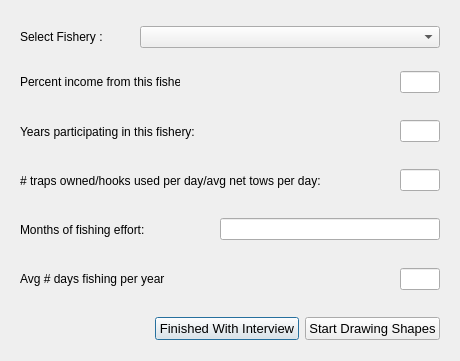
<ui version="4.0" >
 <author>Aaron Racicot</author>
 <class>SelectFishery</class>
 <widget class="QDialog" name="SelectFishery" >
  <property name="geometry" >
   <rect>
    <x>0</x>
    <y>0</y>
    <width>460</width>
    <height>361</height>
   </rect>
  </property>
  <property name="windowTitle" >
   <string>OpenOceanMap - Select Fishery</string>
  </property>
  <layout class="QVBoxLayout" name="verticalLayout" >
   <item>
    <layout class="QHBoxLayout" name="horizontalLayout_3" >
     <item>
      <widget class="QWidget" native="1" name="widget" >
       <layout class="QHBoxLayout" >
        <property name="spacing" >
         <number>6</number>
        </property>
        <property name="leftMargin" >
         <number>9</number>
        </property>
        <property name="topMargin" >
         <number>9</number>
        </property>
        <property name="rightMargin" >
         <number>9</number>
        </property>
        <property name="bottomMargin" >
         <number>0</number>
        </property>
        <item>
         <widget class="QLabel" name="fishery_text" >
          <property name="minimumSize" >
           <size>
            <width>100</width>
            <height>0</height>
           </size>
          </property>
          <property name="maximumSize" >
           <size>
            <width>100</width>
            <height>16777215</height>
           </size>
          </property>
          <property name="text" >
           <string>Select Fishery :</string>
          </property>
         </widget>
        </item>
        <item>
         <spacer name="horizontalSpacer_2" >
          <property name="orientation" >
           <enum>Qt::Horizontal</enum>
          </property>
          <property name="sizeHint" stdset="0" >
           <size>
            <width>40</width>
            <height>20</height>
           </size>
          </property>
         </spacer>
        </item>
        <item>
         <widget class="QComboBox" name="fishery_comboBox" >
          <property name="minimumSize" >
           <size>
            <width>300</width>
            <height>0</height>
           </size>
          </property>
          <property name="maximumSize" >
           <size>
            <width>300</width>
            <height>16777215</height>
           </size>
          </property>
          <item>
           <property name="text" >
            <string/>
           </property>
          </item>
          <item>
           <property name="text" >
            <string>Albacore Tuna - Troll (Jig)</string>
           </property>
          </item>
          <item>
           <property name="text" >
            <string>Dungeness Crab - Trap</string>
           </property>
          </item>
          <item>
           <property name="text" >
            <string>Flatfish – Hook and Line</string>
           </property>
          </item>
          <item>
           <property name="text" >
            <string>Groundfish - Midwater Trawl Pre RCA</string>
           </property>
          </item>
          <item>
           <property name="text" >
            <string>Groundfish - Midwater Trawl Post RCA</string>
           </property>
          </item>
          <item>
           <property name="text" >
            <string>Groundfish - Bottom Trawl Pre RCA</string>
           </property>
          </item>
          <item>
           <property name="text" >
            <string>Groundfish - Bottom Trawl Post RCA</string>
           </property>
          </item>
          <item>
           <property name="text" >
            <string>Groundfish - Longline Pre RCA (LE)</string>
           </property>
          </item>
          <item>
           <property name="text" >
            <string>Groundfish - Longline Post RCA (LE)</string>
           </property>
          </item>
          <item>
           <property name="text" >
            <string>Groundfish - Hook and Line Pre RCA (LE)</string>
           </property>
          </item>
          <item>
           <property name="text" >
            <string>Groundfish - Hook and Line Post RCA (LE)</string>
           </property>
          </item>
          <item>
           <property name="text" >
            <string>Groundfish - Trap Pre RCA (LE)</string>
           </property>
          </item>
          <item>
           <property name="text" >
            <string>Groundfish - Trap Post RCA (LE)</string>
           </property>
          </item>
          <item>
           <property name="text" >
            <string>Groundfish - Longline Pre RCA (OA)</string>
           </property>
          </item>
          <item>
           <property name="text" >
            <string>Groundfish - Longline Post RCA (OA)</string>
           </property>
          </item>
          <item>
           <property name="text" >
            <string>Groundfish - Hook and Line Pre RCA (OA)</string>
           </property>
          </item>
          <item>
           <property name="text" >
            <string>Groundfish - Hook and Line Post RCA (OA)</string>
           </property>
          </item>
          <item>
           <property name="text" >
            <string>Groundfish - Trap Pre RCA (OA)</string>
           </property>
          </item>
          <item>
           <property name="text" >
            <string>Groundfish - Trap Post RCA (OA)</string>
           </property>
          </item>
          <item>
           <property name="text" >
            <string>Hagfish – Trap</string>
           </property>
          </item>
          <item>
           <property name="text" >
            <string>Halibut – Longline</string>
           </property>
          </item>
          <item>
           <property name="text" >
            <string>Pink Shrimp – Trawl</string>
           </property>
          </item>
          <item>
           <property name="text" >
            <string>Salmon – Troll</string>
           </property>
          </item>
          <item>
           <property name="text" >
            <string>Sardine - Net (Seine)</string>
           </property>
          </item>
          <item>
           <property name="text" >
            <string>Shrimp/Prawn – Trap</string>
           </property>
          </item>
          <item>
           <property name="text" >
            <string>Urchin - Dive</string>
           </property>
          </item>
          <item>
           <property name="text" >
            <string>Other</string>
           </property>
          </item>
         </widget>
        </item>
       </layout>
      </widget>
     </item>
    </layout>
   </item>
   <item>
    <layout class="QHBoxLayout" name="horizontalLayout_5" >
     <item>
      <widget class="QWidget" native="1" name="widget_3" >
       <layout class="QHBoxLayout" name="horizontalLayout_4" >
        <item>
         <widget class="QLabel" name="label" >
          <property name="minimumSize" >
           <size>
            <width>160</width>
            <height>0</height>
           </size>
          </property>
          <property name="maximumSize" >
           <size>
            <width>160</width>
            <height>16777215</height>
           </size>
          </property>
          <property name="text" >
           <string>Percent income from this fishery:</string>
          </property>
         </widget>
        </item>
        <item>
         <spacer name="horizontalSpacer_3" >
          <property name="orientation" >
           <enum>Qt::Horizontal</enum>
          </property>
          <property name="sizeHint" stdset="0" >
           <size>
            <width>40</width>
            <height>20</height>
           </size>
          </property>
         </spacer>
        </item>
        <item>
         <widget class="QLineEdit" name="fish_perc_income" >
          <property name="minimumSize" >
           <size>
            <width>40</width>
            <height>0</height>
           </size>
          </property>
          <property name="maximumSize" >
           <size>
            <width>40</width>
            <height>16777215</height>
           </size>
          </property>
         </widget>
        </item>
       </layout>
       <zorder>fish_perc_income</zorder>
       <zorder>label</zorder>
       <zorder>horizontalSpacer_3</zorder>
      </widget>
     </item>
    </layout>
   </item>
   <item>
    <layout class="QHBoxLayout" name="horizontalLayout_7" >
     <item>
      <widget class="QWidget" native="1" name="widget_4" >
       <layout class="QHBoxLayout" name="horizontalLayout_8" >
        <item>
         <widget class="QLabel" name="label_3" >
          <property name="minimumSize" >
           <size>
            <width>200</width>
            <height>0</height>
           </size>
          </property>
          <property name="maximumSize" >
           <size>
            <width>200</width>
            <height>16777215</height>
           </size>
          </property>
          <property name="text" >
           <string>Years participating in this fishery:</string>
          </property>
         </widget>
        </item>
        <item>
         <spacer name="horizontalSpacer_3" >
          <property name="orientation" >
           <enum>Qt::Horizontal</enum>
          </property>
          <property name="sizeHint" stdset="0" >
           <size>
            <width>40</width>
            <height>20</height>
           </size>
          </property>
         </spacer>
        </item>
        <item>
         <widget class="QLineEdit" name="fish_yrs_partic" >
          <property name="minimumSize" >
           <size>
            <width>40</width>
            <height>0</height>
           </size>
          </property>
          <property name="maximumSize" >
           <size>
            <width>40</width>
            <height>16777215</height>
           </size>
          </property>
         </widget>
        </item>
       </layout>
      </widget>
     </item>
    </layout>
   </item>
   <item>
    <layout class="QHBoxLayout" name="horizontalLayout_13" >
     <item>
      <widget class="QWidget" native="1" name="widget_7" >
       <layout class="QHBoxLayout" name="horizontalLayout_14" >
        <item>
         <widget class="QLabel" name="label_6" >
          <property name="minimumSize" >
           <size>
            <width>300</width>
            <height>0</height>
           </size>
          </property>
          <property name="maximumSize" >
           <size>
            <width>300</width>
            <height>16777215</height>
           </size>
          </property>
          <property name="text" >
           <string># traps owned/hooks used per day/avg net tows per day:</string>
          </property>
         </widget>
        </item>
        <item>
         <spacer name="horizontalSpacer_3" >
          <property name="orientation" >
           <enum>Qt::Horizontal</enum>
          </property>
          <property name="sizeHint" stdset="0" >
           <size>
            <width>40</width>
            <height>20</height>
           </size>
          </property>
         </spacer>
        </item>
        <item>
         <widget class="QLineEdit" name="fish_num_gear" >
          <property name="minimumSize" >
           <size>
            <width>40</width>
            <height>0</height>
           </size>
          </property>
          <property name="maximumSize" >
           <size>
            <width>40</width>
            <height>16777215</height>
           </size>
          </property>
         </widget>
        </item>
       </layout>
      </widget>
     </item>
    </layout>
   </item>
   <item>
    <layout class="QHBoxLayout" name="horizontalLayout_9" >
     <item>
      <widget class="QWidget" native="1" name="widget_5" >
       <layout class="QHBoxLayout" name="horizontalLayout_10" >
        <item>
         <widget class="QLabel" name="label_4" >
          <property name="minimumSize" >
           <size>
            <width>160</width>
            <height>0</height>
           </size>
          </property>
          <property name="maximumSize" >
           <size>
            <width>160</width>
            <height>16777215</height>
           </size>
          </property>
          <property name="text" >
           <string>Months of fishing effort:</string>
          </property>
         </widget>
        </item>
        <item>
         <spacer name="horizontalSpacer_3" >
          <property name="orientation" >
           <enum>Qt::Horizontal</enum>
          </property>
          <property name="sizeHint" stdset="0" >
           <size>
            <width>40</width>
            <height>20</height>
           </size>
          </property>
         </spacer>
        </item>
        <item>
         <widget class="QLineEdit" name="fish_months" >
          <property name="minimumSize" >
           <size>
            <width>220</width>
            <height>0</height>
           </size>
          </property>
          <property name="maximumSize" >
           <size>
            <width>200</width>
            <height>16777215</height>
           </size>
          </property>
         </widget>
        </item>
       </layout>
      </widget>
     </item>
    </layout>
   </item>
   <item>
    <layout class="QHBoxLayout" name="horizontalLayout_11" >
     <item>
      <widget class="QWidget" native="1" name="widget_6" >
       <layout class="QHBoxLayout" name="horizontalLayout_12" >
        <item>
         <widget class="QLabel" name="label_5" >
          <property name="minimumSize" >
           <size>
            <width>160</width>
            <height>0</height>
           </size>
          </property>
          <property name="maximumSize" >
           <size>
            <width>160</width>
            <height>16777215</height>
           </size>
          </property>
          <property name="text" >
           <string>Avg # days fishing per year</string>
          </property>
         </widget>
        </item>
        <item>
         <spacer name="horizontalSpacer_3" >
          <property name="orientation" >
           <enum>Qt::Horizontal</enum>
          </property>
          <property name="sizeHint" stdset="0" >
           <size>
            <width>40</width>
            <height>20</height>
           </size>
          </property>
         </spacer>
        </item>
        <item>
         <widget class="QLineEdit" name="fish_avg_days" >
          <property name="minimumSize" >
           <size>
            <width>40</width>
            <height>0</height>
           </size>
          </property>
          <property name="maximumSize" >
           <size>
            <width>40</width>
            <height>16777215</height>
           </size>
          </property>
         </widget>
        </item>
       </layout>
      </widget>
     </item>
    </layout>
   </item>
   <item>
    <layout class="QHBoxLayout" name="horizontalLayout_2" >
     <item>
      <widget class="QWidget" native="1" name="widget_2" >
       <layout class="QHBoxLayout" >
        <property name="spacing" >
         <number>6</number>
        </property>
        <property name="margin" >
         <number>9</number>
        </property>
        <item>
         <spacer name="horizontalSpacer" >
          <property name="orientation" >
           <enum>Qt::Horizontal</enum>
          </property>
          <property name="sizeHint" stdset="0" >
           <size>
            <width>40</width>
            <height>20</height>
           </size>
          </property>
         </spacer>
        </item>
        <item>
         <widget class="QPushButton" name="pbnFisheryFinished" >
          <property name="font" >
           <font>
            <pointsize>10</pointsize>
           </font>
          </property>
          <property name="text" >
           <string>Finished With Interview</string>
          </property>
         </widget>
        </item>
        <item>
         <widget class="QPushButton" name="pbnStartShapes" >
          <property name="font" >
           <font>
            <pointsize>10</pointsize>
           </font>
          </property>
          <property name="text" >
           <string>Start Drawing Shapes</string>
          </property>
         </widget>
        </item>
       </layout>
       <zorder>pbnFisheryFinished</zorder>
       <zorder>pbnStartShapes</zorder>
       <zorder>horizontalSpacer</zorder>
      </widget>
     </item>
    </layout>
   </item>
  </layout>
 </widget>
 <resources/>
 <connections/>
</ui>
